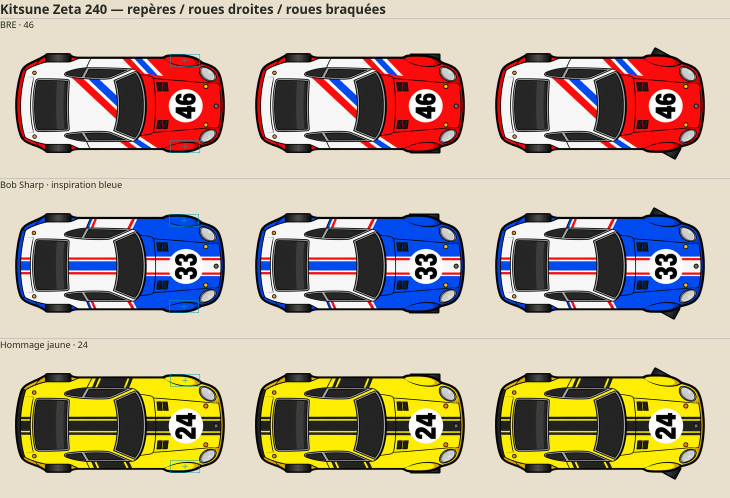
#> input picture docs/ancrages-roues/240z.png, 1460 x 996 px, given in place of tyrrellp34.png, which was not available (shown at 1/2 size); the run also reads 5 pictures not shown here
$ python f1-roues.py
#> lines starting #> are read from the running program, lines starting #| are printed output that depends on the picture; after the words box and inside, x2 and y2 are one past the last pixel; in counts of white or black regions, pixels touching at a corner belong together
#!/usr/bin/env python3
"""Les roues des F1, d'aplomb : quatre pneus symétriques autour de l'axe de la carrosserie (0.52.71-72).

    python3 tools/f1-roues.py            # réécrit sprites/top/<f1>.png et les gabarits des roues
                                         # entre les repères <f1-roues> de js/cars.js

« Sur au moins une F1 les roues arrière ne font pas la même taille et les roues avant ne sont pas
centrées ! Il faut que tu révises tous les modèles F1 », puis, après une première reprise qui ne
faisait que recentrer : « Sur la Windsor et Le Coq les roues avant ne sont toujours pas équilibrées.
Purosangue pareil. Sur plusieurs voitures les roues arrière ne dépassent pas non plus équitablement
du châssis » — Bruno.

CE QUI N'ALLAIT PAS, dans les neuf illustrations vues de dessus :
- la voiture est PENCHÉE dans l'image : l'avant descend de 1,2 à 1,8° (Dodici T 1,8°, Arrow 23 1,7°,
  Sixpence 1,6°, Fan 46 1,5°, Windsor 1,4°, Coq Bleu 1,25°, Wedge 72 0,9° ; la Ground 79 et la Turbo
  10 sont droites). Des roues alignées sur l'axe du jeu, qui est horizontal, tombent alors trop près
  de la carrosserie d'un côté à l'avant et de l'autre côté à l'arrière ;
- certaines sont en plus CINTRÉES : la carrosserie droite, mais les ailerons (et le nez de la Fan 46)
  de 3 à 7 px du même côté — Turbo 10, Fan 46, Arrow 23, Coq Bleu ;
- la carrosserie est de 2 à 10 px sous le milieu du cadre, alors que les roues arrière, peintes dans
  l'image, y sont restées centrées (souvent rognées par le bord) : l'une sort plus loin et paraît
  plus grosse ;
- les roues avant, posées par le jeu sur les moyeux dessinés, en héritaient.

CE QUE FAIT LE SCRIPT, pour chaque F1, en repartant toujours de l'illustration d'origine :
1. le dessin redressé : l'inclinaison est la pente (Theil-Sen) du milieu de la silhouette, colonne
   par colonne ; il est tourné d'autant, et ramené à la largeur d'origine (1 à 2 % plus petit) pour
   que les coins des ailerons ne sortent pas du cadre ;
2. les deux roues arrière ôtées — seulement leurs pixels de pneu (gris très sombre, sans couleur) :
   l'aileron, la suspension et leurs contours restent ;
3. le dessin décintré : l'aileron arrière, le nez et l'aileron avant ramenés sur le milieu de la
   carrosserie, l'aileron arrière d'un bloc, l'avant en pente douce ; la carrosserie ne bouge pas ;
4. l'axe de la carrosserie (la hauteur qui superpose le mieux la silhouette centrale à son reflet)
   mis au milieu du cadre — la voiture est centrée sur sa position, et son ombre avec elle ;
5. les gabarits des quatre roues, que le jeu dessine (js/carart.js, `drawTires`), écrits dans
   js/cars.js :
   - arrière : même taille des deux côtés (la moyenne des deux mesurées : la plupart sont rognées
     par le bord du cadre), et même écart à l'axe — le plus petit des deux bords intérieurs, pour que
     la roue rejoigne toujours la suspension dessinée ; elles passent SOUS la carrosserie, comme avant ;
   - avant : les moyeux d'avant, tournés et décintrés avec le dessin, à leur écart moyen, symétriques.

Les illustrations d'origine sont gardées dans `art-src/voitures/f1-roues/` : le script repart
toujours d'elles, si bien qu'on peut le relancer autant de fois qu'on veut.
"""
import json
import math
import os
import shutil
import sys

import numpy as np
from PIL import Image
from scipy import ndimage
from scipy.stats import theilslopes

RACINE = os.path.dirname(os.path.dirname(os.path.abspath(__file__)))
SOURCE = os.path.join(RACINE, 'art-src', 'voitures', 'f1-roues')

# Les roues avant telles qu'elles étaient posées (js/cars.js avant la 0.52.71), en fractions du
# cadre d'origine : x, haut, bas, longueur, largeur, au-dessus de la carrosserie, triangles dessinés.
AVANT = {
    'tyrrellp34':   (.722, .285, .817, .085, .14, True, False),
    'ferrari312t':  (.800, .200, .885, .14, .15, True, False),
    'mclarenm23':   (.779, .204, .868, .14, .17, True, False),
    'lotus79':      (.794, .196, .847, .14, .17, True, False),
    'lotus72':      (.782, .217, .809, .14, .16, True, False),
    'brabhambt46b': (.782, .251, .817, .14, .18, True, False),
    'williamsfw07': (.790, .230, .790, .14, .17, True, True),
    'ligierjs11':   (.792, .191, .885, .14, .17, True, False),
    'renaultrs10':  (.795, .213, .813, .14, .18, True, False),
}
# le second essieu avant de la Sixpence Hexa (six roues) : x, haut, bas
SIXPENCE_2E = (.813, .285, .817)   # x = .313 + .5 ; mêmes moyeux que le premier

PNEU_MAX = 75        # un pixel de pneu : gris très sombre…
PNEU_SAT = 30        # …et sans couleur
PNEU_REFLET = 100    # le reflet d'un pneu monte jusque-là
PENTE_MIN = 0.3      # en degrés : en dessous, le dessin n'est pas tourné
CINTRE_MIN = 1.5     # en px : en dessous, le dessin n'est pas décintré


def axe(alpha):
    """La hauteur (en px, au demi-pixel) qui superpose le mieux la silhouette centrale à son reflet."""
    h, w = alpha.shape
    zone = alpha[:, int(w * .35):int(w * .72)]
    meilleur = None
    for c2 in range(int(h * .8), int(h * 1.2) + 1):
        ys = np.arange(h)
        yy = c2 - ys
        ok = (yy >= 0) & (yy < h)
        a, b = zone[ys[ok]], zone[yy[ok]]
        iou = (a & b).sum() / max(1, (a | b).sum())
        if meilleur is None or iou > meilleur[1]:
            meilleur = (c2 / 2, iou)
    return meilleur


def roues_arriere(im):
    """Les deux roues arrière : leurs dimensions (hauteur, longueur, bord intérieur, x de début) et
    le masque de leurs pixels.

    Le cœur d'un pneu se trouve par une ouverture 25 × 25 sur le gris très sombre : il ne reste que
    les grandes plages, pas les traits de contour ni les bras de suspension. On en repart pour
    reprendre, de proche en proche, tout ce qui est encore du pneu — le contour noir, le reflet gris
    clair, le bord adouci — sans dépasser son rectangle de plus de 8 px, et sans toucher à ce qui
    borde une pièce de couleur (le contour d'un aileron posé sur le pneu reste à l'aileron). Les
    dimensions se lisent sur les rangées et colonnes couvertes aux deux tiers : un trait voisin qui
    longe le pneu ne l'agrandit pas."""
    h, w = im.shape[:2]
    a = im[..., 3]
    mx, mn = im[..., :3].max(-1), im[..., :3].min(-1)
    gris = (mx - mn < PNEU_SAT)
    sombre = (a > 128) & (mx < PNEU_MAX) & gris
    teinte = (a > 0) & (mx < PNEU_REFLET) & gris
    protege = ndimage.binary_dilation((a > 128) & ~teinte, iterations=2)
    coeur = ndimage.binary_opening(sombre, structure=np.ones((25, 25)))
    lab, _ = ndimage.label(coeur)
    comps = []
    for i, (ys, xs) in enumerate(ndimage.find_objects(lab), 1):
        cy = (ys.start + ys.stop) / 2
        if xs.stop < w * .45 and abs(cy - h / 2) > h * .15:
            comps.append((i, ys, xs, int((lab[ys, xs] == i).sum()), cy))
    haut = max((c for c in comps if c[4] < h / 2), key=lambda c: c[3])
    bas = max((c for c in comps if c[4] >= h / 2), key=lambda c: c[3])
    masque = np.zeros((h, w), bool)
    roues = []
    for i, ys, xs, _, _ in (haut, bas):
        # vers l'extérieur, de quoi reprendre le contour et le reflet que l'ouverture a laissés ; vers
        # l'intérieur et sur les côtés, à peine le contour : au-delà, ce sont les bras de suspension
        dehors_haut = ys.start < h / 2
        zone = np.zeros((h, w), bool)
        zone[max(0, ys.start - (8 if dehors_haut else 3)):ys.stop + (3 if dehors_haut else 8),
             max(0, xs.start - 3):xs.stop + 3] = True
        pneu = ndimage.binary_propagation(lab == i, mask=teinte & zone)
        masque |= pneu & ~protege
        lignes = np.where(pneu.sum(1) >= (xs.stop - xs.start) * 2 / 3)[0]
        colonnes = np.where(pneu.sum(0) >= (ys.stop - ys.start) * 2 / 3)[0]
        roues.append(dict(y0=int(lignes.min()), y1=int(lignes.max()) + 1, x0=int(colonnes.min()), x1=int(colonnes.max()) + 1,
                          touche_le_bord=bool(lignes.min() == 0 or lignes.max() == h - 1)))
    return roues[0], roues[1], masque


def pente(im):
    """L'inclinaison du dessin, en degrés (positive : l'avant descend dans l'image).

    Le milieu de la silhouette, colonne par colonne, roues arrière ôtées, et la pente de Theil-Sen
    sur ces milieux : une médiane de pentes, que l'aileron d'un côté ou un rétroviseur ne tirent pas."""
    tmp = im.copy()
    _, _, m = roues_arriere(tmp.astype(int))
    tmp[m] = 0
    a = tmp[..., 3] > 128
    xs, cs = [], []
    for x in range(2, a.shape[1] - 2, 2):
        ys = np.where(a[:, x])[0]
        if len(ys) > 10:
            xs.append(x)
            cs.append((ys.min() + ys.max()) / 2)
    return math.degrees(math.atan(theilslopes(cs, xs)[0]))


# [14 lines left out: function tourne, not called in this run]


def point_tourne(p, deg, echelle, avant, apres):
    """Où tombe le point `p` (x, y) d'une image de taille `avant` (h, w) après `tourne`, dans l'image
    de taille `apres`."""
    t = math.radians(deg)
    dx, dy = p[0] - avant[1] / 2, p[1] - avant[0] / 2
    return (apres[1] / 2 + echelle * (dx * math.cos(t) + dy * math.sin(t)),
            apres[0] / 2 + echelle * (-dx * math.sin(t) + dy * math.cos(t)))


def cintre(im):
    """Ce dont le milieu du dessin s'écarte de celui de la carrosserie, colonne par colonne (px).

    Redressé, le dessin peut rester cintré : la carrosserie droite, mais les ailerons — et sur la
    Fan 46 le nez — de 3 à 8 px du même côté. On lit le milieu de la silhouette (la médiane des
    colonnes d'une fenêtre, qu'un bras de suspension ou un rétroviseur ne déplace pas) sur l'aileron
    arrière, la carrosserie, le nez et l'aileron avant, et seulement là : entre les deux, les bras de
    suspension et les rétroviseurs ne sont pas symétriques, et les suivre ferait onduler les flancs.
    L'aileron arrière bouge d'un bloc jusqu'à sa face avant ; la carrosserie ne bouge pas ; le nez et
    l'aileron avant rejoignent leur place en pente douce."""
    a = im[..., 3] > 128
    h, w = a.shape
    milieux = np.full(w, np.nan)
    for x in range(w):
        ys = np.where(a[:, x])[0]
        if len(ys) > 4:
            milieux[x] = (ys.min() + ys.max()) / 2

    def lu(f0, f1):
        fen = milieux[int(f0 * w):int(f1 * w) + 1]
        fen = fen[~np.isnan(fen)]
        return float(np.median(fen)) if len(fen) else 0.0
    corps = lu(.3, .65)
    arr, nez, av = lu(.01, .07) - corps, lu(.875, .925) - corps, lu(.93, .99) - corps
    return np.interp(np.arange(w), [0, .10 * w, .17 * w, .76 * w, .9 * w, .96 * w, w], [arr, arr, 0, 0, nez, av, av])


# [15 lines left out: function decintre, not called in this run]


def traite(nom):
    src = os.path.join(SOURCE, nom + '.png')
    dest = os.path.join(RACINE, 'sprites', 'top', nom + '.png')
    if not os.path.exists(src):
        os.makedirs(SOURCE, exist_ok=True)
        shutil.copyfile(dest, src)
    im0 = np.asarray(Image.open(src).convert('RGBA')).copy()
    h0, w = im0.shape[:2]

    # 1. le dessin redressé (sous 0,3°, on ne touche à rien : tourner adoucit les traits)
    incl = pente(im0)
    deg = incl if abs(incl) >= PENTE_MIN else 0.0
    im, echelle = tourne(im0, deg) if deg else (im0.copy(), 1.0)
    H1, W1 = im.shape[:2]

    # 2. les roues arrière ôtées
    haut, bas, masque = roues_arriere(im.astype(int))
    im[masque] = 0

    # 3. le dessin décintré : ailerons et nez ramenés sur la carrosserie (sous 1,5 px, rien)
    c = cintre(im)
    if np.abs(c).max() < CINTRE_MIN:
        c = np.zeros_like(c)
    else:
        im = decintre(im, c)
    for r in (haut, bas):
        dc = c[(r['x0'] + r['x1']) // 2]
        r['y0'], r['y1'] = r['y0'] - dc, r['y1'] - dc
    ax, iou = axe(im[..., 3] > 128)

    # 4. recadré l'axe au milieu de la hauteur : la hauteur d'origine si rien n'en sort, sinon juste
    #    ce qu'il faut de plus (la largeur reste celle d'origine : c'est elle qui donne l'échelle)
    ys = np.where((im[..., 3] > 8).any(1))[0]
    h = max(h0, 2 * math.ceil(max(ax - ys.min(), ys.max() + 1 - ax)))
    oy, ox = int(round(ax - h / 2)), int(round((W1 - w) / 2))
    cadre = np.zeros((h, w, 4), np.uint8)
    y_a, y_b, x_a, x_b = max(0, oy), min(H1, oy + h), max(0, ox), min(W1, ox + w)
    cadre[y_a - oy:y_b - oy, x_a - ox:x_b - ox] = im[y_a:y_b, x_a:x_b]
    hors_cadre = int((im[..., 3] > 8).sum() - (cadre[..., 3] > 8).sum())
    Image.fromarray(cadre).save(dest, optimize=True)
    axf = ax - oy                      # l'axe dans le cadre final : au milieu, au demi-pixel près

    # 5. les gabarits, en fractions du cadre final (spriteAxle : 0..1, le moteur retire 0,5)
    def frac_y(y):
        return round(y / h, 4)
    # arrière : la moyenne des deux (la plupart touchent le bord du cadre, qui les rogne : aucune des
    # deux n'est sûre), au plus petit des deux écarts intérieurs, pour que la roue rejoigne toujours
    # la suspension dessinée
    larg = round(((haut['y1'] - haut['y0']) + (bas['y1'] - bas['y0'])) / 2)
    long_ = round(((haut['x1'] - haut['x0']) + (bas['x1'] - bas['x0'])) / 2)
    x0 = min(haut['x0'], bas['x0']) - ox
    interieur = min(ax - haut['y1'], bas['y0'] - ax)
    d_ar = interieur + larg / 2
    arriere = dict(x=round((x0 + long_ / 2) / w, 4), haut=frac_y(axf - d_ar), bas=frac_y(axf + d_ar),
                   longueur=round(long_ / w, 4), largeur=round(larg / h, 4))

    # avant : les moyeux tels que les gabarits d'avant les posaient, tournés avec le dessin ; à leur
    # écart moyen, symétriques
    def essieu(fx, ft, fb):
        a = point_tourne((fx * w, ft * h0), deg, echelle, (h0, w), (H1, W1))
        b = point_tourne((fx * w, fb * h0), deg, echelle, (h0, w), (H1, W1))
        a, b = (a[0], a[1] - c[min(w - 1, int(a[0]))]), (b[0], b[1] - c[min(w - 1, int(b[0]))])
        d = (b[1] - a[1]) / 2
        return dict(x=round(((a[0] + b[0]) / 2 - ox) / w, 4), haut=frac_y(axf - d), bas=frac_y(axf + d),
                    decalage_px=round((a[1] + b[1]) / 2 - ax, 1))
    fx, ft, fb, fl, fw, dessus, susp = AVANT[nom]
    avant = dict(essieu(fx, ft, fb), longueur=fl, largeur=round(fw * h0 / h, 4), dessus=dessus, suspension=susp)
    avant2 = essieu(*SIXPENCE_2E) if nom == 'tyrrellp34' else None
    return dict(nom=nom, h=h, inclinaison=round(incl, 2), redresse=round(deg, 2), echelle=round(echelle, 4),
                cintre_px=[round(float(c[int(f * (w - 1))]), 1) for f in (.04, .9, .96)], axe=round(axf, 1), iou=round(iou, 3),
                hors_cadre=hors_cadre, arriere_mesure=dict(haut=haut, bas=bas, ecart_int=[ax - haut['y1'], bas['y0'] - ax]),
                arriere=arriere, avant=avant, avant2=avant2)


# [16 lines left out: function bloc_js, not called in this run]


def main():
    res = [traite(n) for n in AVANT]
#> in roues_arriere, `mx, mn = im[..., :3].max(-1), im[..., :3].min(-1)`:
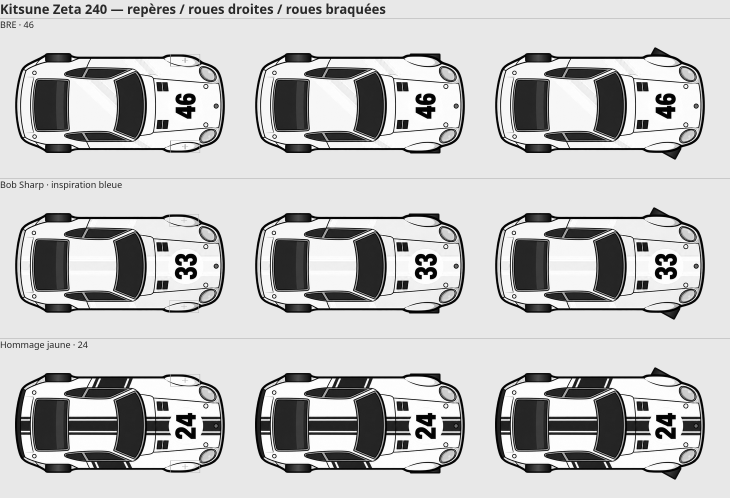
#> mx: shape (996, 1460) int64 (shown at 1/2 size); min 0, max 255, mean 193.4
#> in roues_arriere, `mx, mn = im[..., :3].max(-1), im[..., :3].min(-1)`:
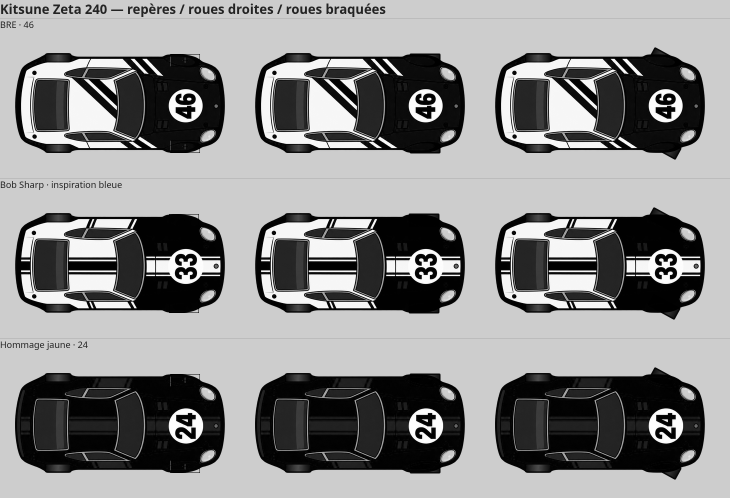
#> mn: shape (996, 1460) int64 (shown at 1/2 size); min 0, max 255, mean 139.5
#> in roues_arriere, `gris = (mx - mn < PNEU_SAT)`:
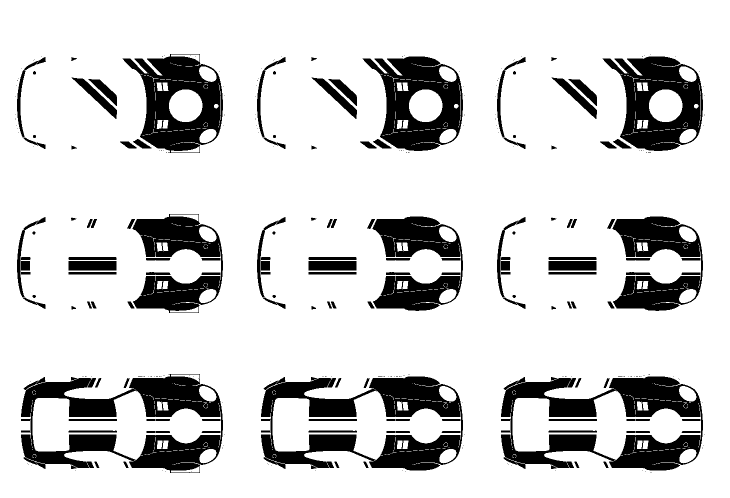
#> gris: shape (996, 1460) bool (shown at 1/2 size); 82.4% white; 301 black regions (163 under 20 px), largest, box (x1, y1, x2, y2) and area: (42, 748, 446, 946) 33918, (522, 753, 926, 941) 33725, (1002, 753, 1406, 941) 33725
#> in roues_arriere, `protege = ndimage.binary_dilation((a > 128) & ~teinte, iterations=2)`:
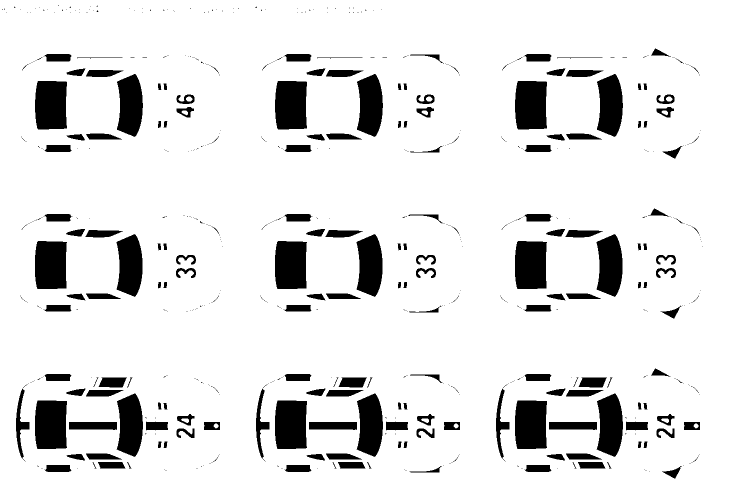
#> protege: shape (996, 1460) bool (shown at 1/2 size); 89% white; 706 black regions (521 under 20 px), largest, box (x1, y1, x2, y2) and area: (70, 801, 134, 898) 5907, (550, 801, 614, 898) 5907, (1030, 801, 1094, 898) 5907
#> in roues_arriere, `lab, _ = ndimage.label(coeur)`:
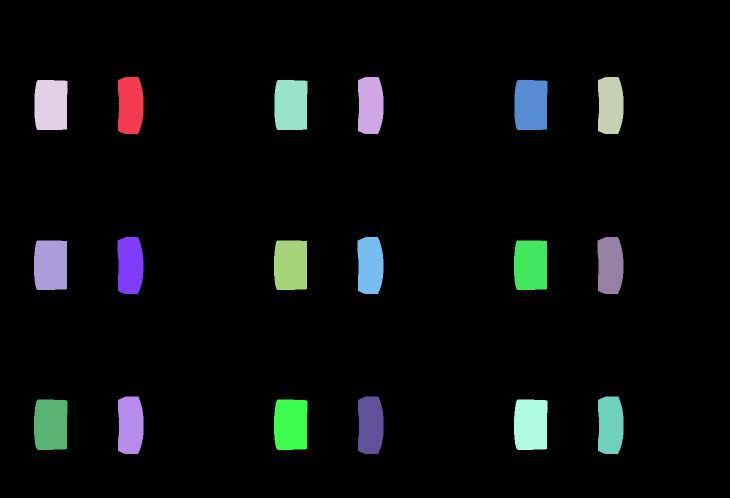
#> lab: shape (996, 1460) int32 (shown at 1/2 size); 19 distinct labels, from 0 to 18; one colour per label, 0 black
#> the loop in roues_arriere, `for i, (ys, xs) in enumerate(ndimage.find_objects(lab), 1):` made 18 passes
#> cy on passes 1 to 8: 211, 211, 211, 210, 210, 210, 531, 531
#> after the loop in roues_arriere, `for i, (ys, xs) in enumerate(ndimage.find_objects(lab), 1):`: comps = 6 items
#> in roues_arriere, `haut = max((c for c in comps if c[4] < h / 2), key=lambda c: c[3])`: haut = 5 items
#> the loop in roues_arriere, `for i, ys, xs, _, _ in (haut, bas): # vers l'extérieur, de quoi repren..` made 2 passes
#> (i, dehors_haut) on passes 1 to 2: (4, True), (16, False)
#> pass 1, in roues_arriere, `pneu = ndimage.binary_propagation(lab == i, mask=teinte & zone)`:
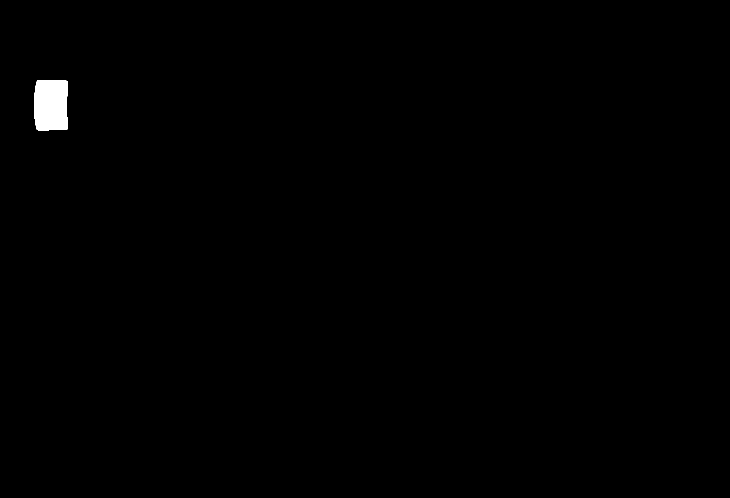
#> pneu: shape (996, 1460) bool (shown at 1/2 size); 0.45% white; 1 white region, box (x1, y1, x2, y2) and area: (68, 160, 136, 261) 6481
#> pass 2, in roues_arriere, `masque |= pneu & ~protege`:
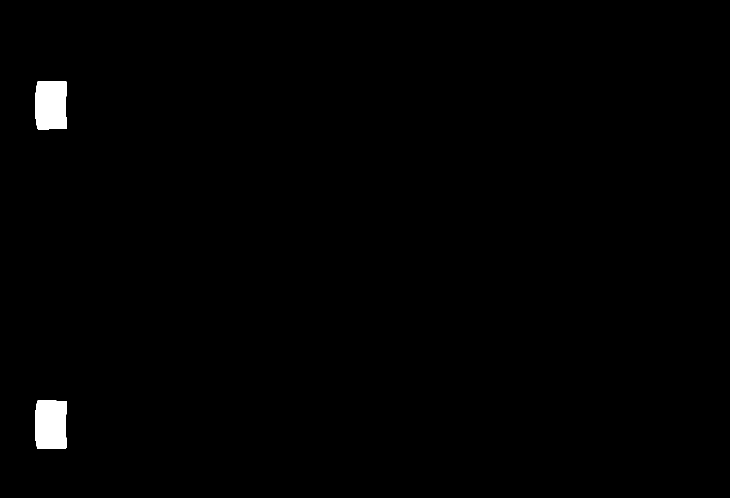
#> masque: shape (996, 1460) bool (shown at 1/2 size); 0.81% white; 2 white regions, box (x1, y1, x2, y2) and area: (70, 801, 134, 898) 5907, (70, 162, 134, 259) 5856
#> after the loop in roues_arriere, `for i, ys, xs, _, _ in (haut, bas):`: roues = 2 items
#> (the rest of the program and of its run is left out)
